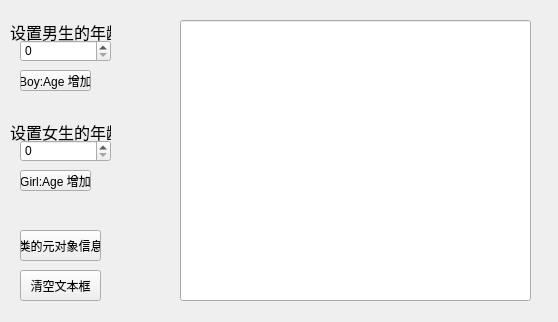
<?xml version="1.0" encoding="UTF-8"?>
<ui version="4.0">
 <class>Widget</class>
 <widget class="QWidget" name="Widget">
  <property name="geometry">
   <rect>
    <x>0</x>
    <y>0</y>
    <width>558</width>
    <height>322</height>
   </rect>
  </property>
  <property name="windowTitle">
   <string>Widget</string>
  </property>
  <widget class="QLabel" name="boyLabel">
   <property name="geometry">
    <rect>
     <x>10</x>
     <y>20</y>
     <width>101</width>
     <height>21</height>
    </rect>
   </property>
   <property name="text">
    <string>&lt;html&gt;&lt;head/&gt;&lt;body&gt;&lt;p align=&quot;center&quot;&gt;&lt;span style=&quot; font-size:12pt;&quot;&gt;设置男生的年龄:&lt;/span&gt;&lt;/p&gt;&lt;/body&gt;&lt;/html&gt;</string>
   </property>
  </widget>
  <widget class="QLabel" name="girlLabel">
   <property name="geometry">
    <rect>
     <x>10</x>
     <y>120</y>
     <width>101</width>
     <height>21</height>
    </rect>
   </property>
   <property name="text">
    <string>&lt;html&gt;&lt;head/&gt;&lt;body&gt;&lt;p align=&quot;center&quot;&gt;&lt;span style=&quot; font-size:12pt;&quot;&gt;设置女生的年龄:&lt;/span&gt;&lt;/p&gt;&lt;/body&gt;&lt;/html&gt;</string>
   </property>
  </widget>
  <widget class="QSpinBox" name="BoyAgeSpinBox">
   <property name="geometry">
    <rect>
     <x>20</x>
     <y>40</y>
     <width>91</width>
     <height>22</height>
    </rect>
   </property>
  </widget>
  <widget class="QSpinBox" name="GirlAgeSpinBox">
   <property name="geometry">
    <rect>
     <x>20</x>
     <y>140</y>
     <width>91</width>
     <height>22</height>
    </rect>
   </property>
  </widget>
  <widget class="QPushButton" name="BoyButton">
   <property name="geometry">
    <rect>
     <x>20</x>
     <y>70</y>
     <width>71</width>
     <height>21</height>
    </rect>
   </property>
   <property name="text">
    <string>Boy:Age 增加</string>
   </property>
  </widget>
  <widget class="QPushButton" name="GirlButton">
   <property name="geometry">
    <rect>
     <x>20</x>
     <y>170</y>
     <width>71</width>
     <height>21</height>
    </rect>
   </property>
   <property name="text">
    <string>Girl:Age 增加</string>
   </property>
  </widget>
  <widget class="QLineEdit" name="lineEdit">
   <property name="geometry">
    <rect>
     <x>180</x>
     <y>20</y>
     <width>351</width>
     <height>281</height>
    </rect>
   </property>
  </widget>
  <widget class="QPushButton" name="showButton">
   <property name="geometry">
    <rect>
     <x>20</x>
     <y>230</y>
     <width>81</width>
     <height>31</height>
    </rect>
   </property>
   <property name="text">
    <string>类的元对象信息</string>
   </property>
  </widget>
  <widget class="QPushButton" name="clearButton">
   <property name="geometry">
    <rect>
     <x>20</x>
     <y>270</y>
     <width>81</width>
     <height>31</height>
    </rect>
   </property>
   <property name="text">
    <string>清空文本框</string>
   </property>
  </widget>
 </widget>
 <resources/>
 <connections/>
</ui>
